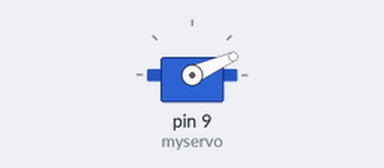
Simulated run of this sketch. Board: Arduino Uno, built with avr-gcc and run on an emulated ATmega328P. On the bench: servo.

Above: at 0.05 s.
At 1.35 s:
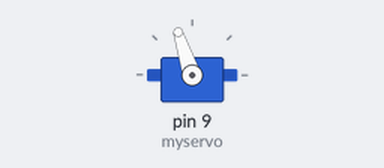
At 3.85 s:
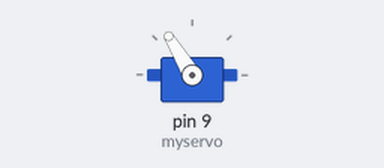
At 7.7 s:
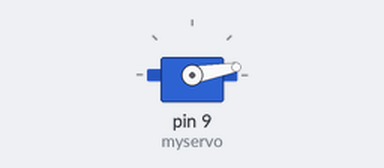
Timing chart, 0 to 10.2 s (numbered marks = the images above):
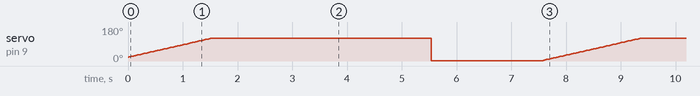

The sketch:

servomovelightblink.ino
```cpp
#include <Servo.h>
Servo myservo;

int pos = 20;

void setup() {
  myservo.attach(9);
}

void loop() {
  pos++;
  Serial.println(pos);
  myservo.write(pos);
  delay(15);

  if (pos > 120) {
    pos = 0;
    delay(4000);
  }

  if (pos == 1) {
    delay(2000);
  }
}
```

Measured:
- by itself, servo on pin 9 (myservo): ramps from 1° to 121° and jumps back, once every 7.8 s
